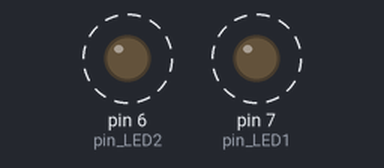
A sketch run on a simulated Arduino Uno, built with avr-gcc and run on an emulated ATmega328P. Shown: output pins drawn as LEDs (lit = HIGH). Dashed ring = blinking.

Above: at 0.2 s.
Timing chart, 0 to 4.6 s (numbered marks = the images above):
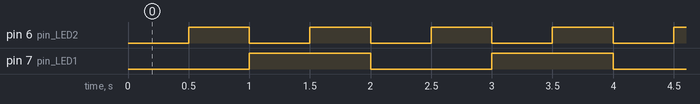

Measured:
- by itself, pin 6 (pin_LED2): alternates HIGH for 0.50 s and LOW for 0.50 s
- by itself, pin 7 (pin_LED1): alternates HIGH for 1.0 s and LOW for 1.0 s

The sketch:

app.ino
```cpp
int pin_LED1 = 7;
int pin_LED2 = 6;
boolean LED_state1 = false;
boolean LED_state2 = false;
unsigned long time_previous1;  // 초기화 되는 첫번째 시간
unsigned long time_current1;  // 현재 시간
unsigned long time_previous2;  // 초기화 되는 첫번째 시간
unsigned long time_current2;  // 현재 시간

void setup() {
    pinMode(pin_LED1, OUTPUT);
    digitalWrite(pin_LED1, LED_state1);
    pinMode(pin_LED2, OUTPUT);
    digitalWrite(pin_LED2, LED_state2);
    Serial.begin(9600);
    time_previous1 = millis();
    time_previous2 = millis();
}

void blink_1000() {
    time_current1 = millis();
    if (time_current1 - time_previous1 >= 1000) {
        time_previous1 = time_current1;  // 1초가 지나고 time_previous를 현재 시간으로 바꿔줌
        LED_state1 = !LED_state1;
        digitalWrite(pin_LED1, LED_state1);
    }
}

void blink_500() {
    time_current2 = millis();
    if (time_current2 - time_previous2 >= 500) {
        time_previous2 = time_current2;
        LED_state2 = !LED_state2;
        digitalWrite(pin_LED2, LED_state2);
    }
}

void loop() {
    blink_1000();
    blink_500();
}
```
